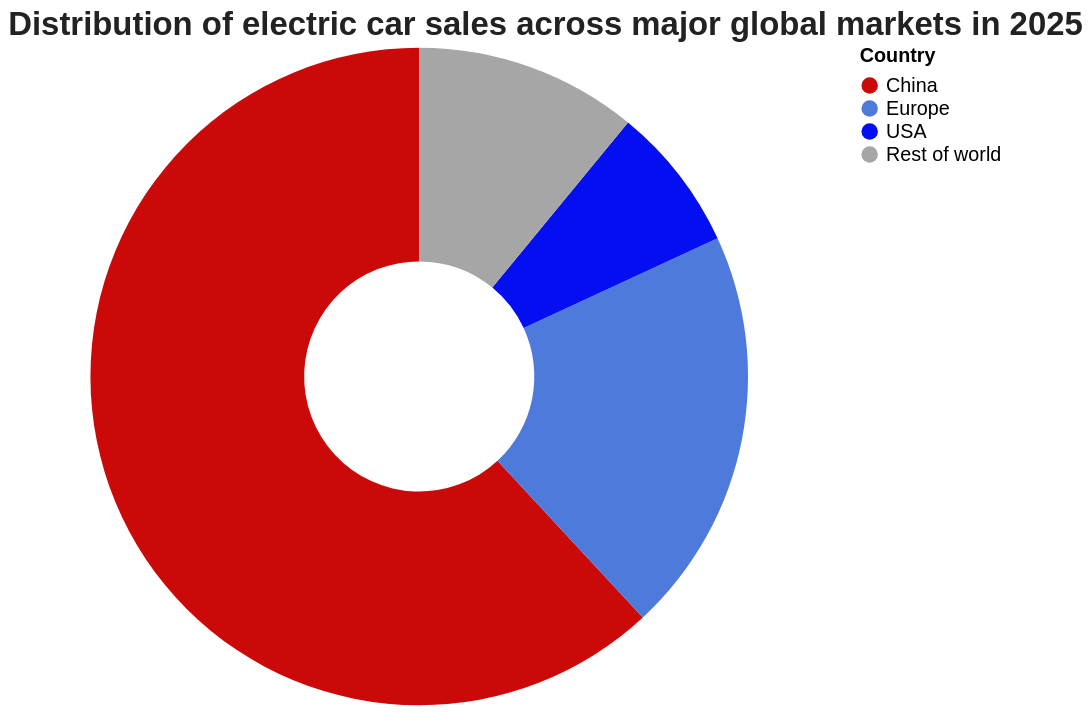

The code cell stored with this chart in its notebook:
### Code cell
chart3 = (
    alt.Chart(pie_data)
    .mark_arc(innerRadius=70)
    .encode(
        theta=alt.Theta("sales:Q"),
        color=alt.Color(
            "country:N",
            scale=alt.Scale(
                domain=["China", "Europe", "USA", "Rest of world"],
                range=[
                    "#CC0909",
                    "#4E7BDB",
                    "#030FF1",
                    "#A6A6A6"
                ]
            ),
            title="Country"
        ),

        tooltip=[
            alt.Tooltip("country:N", title="Country"),
            alt.Tooltip("sales:Q", title="EV sales", format=",.0f")
        ]
    )
    .properties(
        width=500,
        height=400,
        title="Distribution of electric car sales across major global markets in 2025"
    )
)

chart3 = ev_theme(chart3)

chart3

### Figure 1 — Vega-Lite specification as saved in the notebook (floating-point values rounded to 4 significant figures)
{"config": {"view": {"continuousWidth": 300, "continuousHeight": 300, "stroke": null}, "axis": {"gridColor": "#D9D9D9", "gridOpacity": 0.3, "labelColor": "#222222", "labelFontSize": 12, "titleColor": "#222222", "titleFontSize": 13}, "legend": {"labelFontSize": 12, "titleFontSize": 12}, "title": {"anchor": "start", "color": "#222222", "fontSize": 20, "subtitleFontSize": 13}}, "data": {"name": "data-1939b7879a52081f99f151dc2eea85e4"}, "mark": {"type": "arc", "innerRadius": 70}, "encoding": {"color": {"field": "country", "scale": {"domain": ["China", "Europe", "USA", "Rest of world"], "range": ["#CC0909", "#4E7BDB", "#030FF1", "#A6A6A6"]}, "title": "Country", "type": "nominal"}, "theta": {"field": "sales", "type": "quantitative"}, "tooltip": [{"field": "country", "title": "Country", "type": "nominal"}, {"field": "sales", "format": ",.0f", "title": "EV sales", "type": "quantitative"}]}, "height": 400, "title": "Distribution of electric car sales across major global markets in 2025", "width": 500, "$schema": "https://vega.github.io/schema/vega-lite/v6.4.1.json", "datasets": {"data-1939b7879a52081f99f151dc2eea85e4": [{"country": "China", "sales": 13000000.0}, {"country": "Europe", "sales": 4200000.0}, {"country": "USA", "sales": 1500000.0}, {"country": "Rest of world", "sales": 2300000.0}]}}
